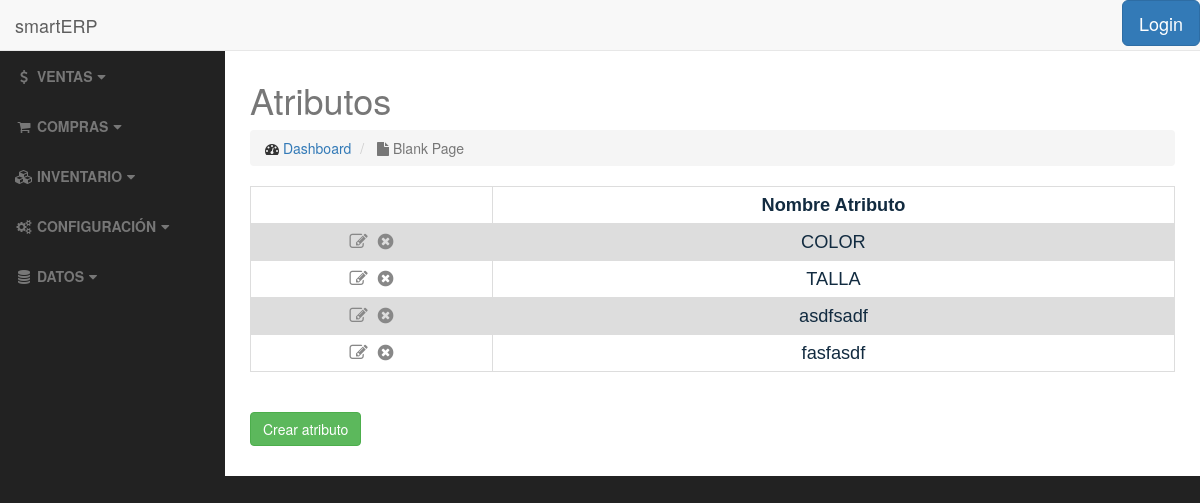
The page /inventory/attributes/ on the database as committed earlier.
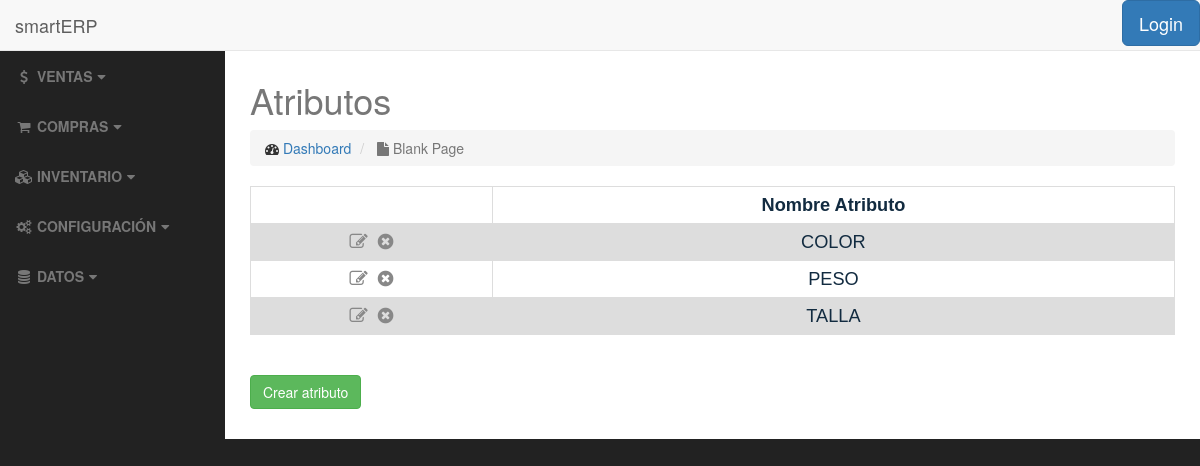
The same page on the database as committed later.
### inventory/models.py (models this page shows, shortened)
class Attribute(models.Model):
    name = models.CharField(max_length=50)
    description = models.CharField(max_length=200, blank=True)
    is_active = models.BooleanField(default=True)
    class Meta:
        ordering = ['name']

### inventory/views.py (the view)
class AttributeListView(ListView):
    template_name = 'inventory/attribute_list.html'
    def get_queryset(self):
        return Attribute.objects.all()

### inventory/templates/inventory/attribute_list.html (shortened to what this page needs)
{% extends 'base.html' %}
<h2>{% block title %}Atributos{% endblock %}</h2>
{% block body %}
    <table>
            {% if object_list %}
                <tr>
                    <th></th>
                    <th>Nombre Atributo</th>
                </tr>
                    {% for attribute in object_list %}
                        <tr>
                            <td>
                                <a href="{% url 'inventory:attribute-update' attribute.pk %}"><i class="fa fa-pencil-square-o" title="Editar"></i></a>&nbsp;
                                <a href="{% url 'inventory:attribute-delete' attribute.pk %}"><i class="fa fa-times-circle" title="Eliminar"></i></a>
                            </td>
                            <td>{{ attribute.name }}</td>
                        </tr>
                    {% endfor %}
            {% else %}
                <h3>No hay atributos</h3>
            {% endif %}
    </table>
    <br>
    <br>
    <a href="{% url 'inventory:attribute-add' %}" class="btn btn-success">Crear atributo</a>
    <br>
    <br>
{% endblock %}

Rows that differ between the two databases and show on the page:
removed Attribute: name "asdfsadf"
removed Attribute: name "fasfasdf"
added Attribute: name "PESO"
